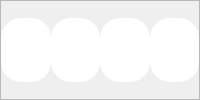
     <widget class="QFrame" name="frame_2">
      <property name="minimumSize">
       <size>
        <width>100</width>
        <height>75</height>
       </size>
      </property>
      <property name="maximumSize">
       <size>
        <width>16777215</width>
        <height>16777215</height>
       </size>
      </property>
      <property name="frameShape">
       <enum>QFrame::StyledPanel</enum>
      </property>
      <property name="frameShadow">
       <enum>QFrame::Raised</enum>
      </property>
      <layout class="QGridLayout" name="gridLayout_3">
       <property name="leftMargin">
        <number>0</number>
       </property>
       <property name="topMargin">
        <number>0</number>
       </property>
       <property name="rightMargin">
        <number>0</number>
       </property>
       <property name="bottomMargin">
        <number>0</number>
       </property>
       <property name="spacing">
        <number>0</number>
       </property>
       <item row="1" column="2">
        <widget class="QPushButton" name="pushButtonClear">
         <property name="sizePolicy">
          <sizepolicy hsizetype="Minimum" vsizetype="Minimum">
           <horstretch>0</horstretch>
           <verstretch>0</verstretch>
          </sizepolicy>
         </property>
         <property name="minimumSize">
          <size>
           <width>40</width>
           <height>64</height>
          </size>
         </property>
         <property name="maximumSize">
          <size>
           <width>16777215</width>
           <height>64</height>
          </size>
         </property>
         <property name="font">
          <font>
           <family>Dubai</family>
           <pointsize>10</pointsize>
          </font>
         </property>
         <property name="styleSheet">
          <string notr="true">QPushButton {
	background-color: rgb(255, 255, 255);
    color: #fff;
	image: url(:/iconos/iconos/RESET.svg);
    border: 0px solid #555;
    border-radius: 20px;
    border-style: inset;
    padding: 5px;
    }
QPushButton:pressed {
    background-color: qlineargradient(x1: 0, y1: 0, x2: 0, y2: 1,
                                      stop: 0 #dadbde, stop: 1 #f6f7fa);
}
</string>
         </property>
         <property name="text">
          <string/>
         </property>
        </widget>
       </item>
       <item row="1" column="0">
        <widget class="QPushButton" name="pushButtonStart">
         <property name="sizePolicy">
          <sizepolicy hsizetype="Minimum" vsizetype="Minimum">
           <horstretch>0</horstretch>
           <verstretch>0</verstretch>
          </sizepolicy>
         </property>
         <property name="minimumSize">
          <size>
           <width>40</width>
           <height>64</height>
          </size>
         </property>
         <property name="maximumSize">
          <size>
           <width>16777215</width>
           <height>64</height>
          </size>
         </property>
         <property name="font">
          <font>
           <family>Dubai</family>
           <pointsize>10</pointsize>
          </font>
         </property>
         <property name="styleSheet">
          <string notr="true">QPushButton {
	background-color: rgb(255, 255, 255);
    color: #fff;
	image: url(:/iconos/iconos/PLAY.svg);
    border: 0px solid #555;
    border-radius: 20px;
    border-style: inset;
    padding: 5px;
    }
QPushButton:pressed {
    background-color: qlineargradient(x1: 0, y1: 0, x2: 0, y2: 1,
                                      stop: 0 #dadbde, stop: 1 #f6f7fa);
}
</string>
         </property>
         <property name="text">
          <string/>
         </property>
        </widget>
       </item>
       <item row="1" column="5">
        <widget class="QPushButton" name="pushButtonGuardar">
         <property name="sizePolicy">
          <sizepolicy hsizetype="Minimum" vsizetype="Minimum">
           <horstretch>0</horstretch>
           <verstretch>0</verstretch>
          </sizepolicy>
         </property>
         <property name="minimumSize">
          <size>
           <width>40</width>
           <height>64</height>
          </size>
         </property>
         <property name="maximumSize">
          <size>
           <width>16777215</width>
           <height>64</height>
          </size>
         </property>
         <property name="font">
          <font>
           <family>Dubai</family>
           <pointsize>10</pointsize>
          </font>
         </property>
         <property name="styleSheet">
          <string notr="true">QPushButton {
	background-color: rgb(255, 255, 255);
    color: #fff;
	image: url(:/iconos/iconos/GUARDAR.svg);
    border: 0px solid #555;
    border-radius: 20px;
    border-style: inset;
    padding: 5px;
    }
QPushButton:pressed {
    background-color: qlineargradient(x1: 0, y1: 0, x2: 0, y2: 1,
                                      stop: 0 #dadbde, stop: 1 #f6f7fa);
}
</string>
         </property>
         <property name="text">
          <string/>
         </property>
        </widget>
       </item>
       <item row="1" column="6">
        <widget class="QPushButton" name="pushButtonInfo">
         <property name="sizePolicy">
          <sizepolicy hsizetype="Minimum" vsizetype="Minimum">
           <horstretch>0</horstretch>
           <verstretch>0</verstretch>
          </sizepolicy>
         </property>
         <property name="minimumSize">
          <size>
           <width>40</width>
           <height>64</height>
          </size>
         </property>
         <property name="maximumSize">
          <size>
           <width>16777215</width>
           <height>64</height>
          </size>
         </property>
         <property name="font">
          <font>
           <family>Dubai</family>
           <pointsize>10</pointsize>
          </font>
         </property>
         <property name="styleSheet">
          <string notr="true">QPushButton {
	background-color: rgb(255, 255, 255);
    color: #fff;
	image: url(:/iconos/iconos/INFO.svg);
    border: 0px solid #555;
    border-radius: 20px;
    border-style: inset;
    padding: 5px;
    }
QPushButton:pressed {
    background-color: qlineargradient(x1: 0, y1: 0, x2: 0, y2: 1,
                                      stop: 0 #dadbde, stop: 1 #f6f7fa);
}
</string>
         </property>
         <property name="text">
          <string/>
         </property>
        </widget>
       </item>
      </layout>
      <zorder>pushButtonStart</zorder>
      <zorder>pushButtonGuardar</zorder>
      <zorder>pushButtonInfo</zorder>
      <zorder>pushButtonClear</zorder>
     </widget>
